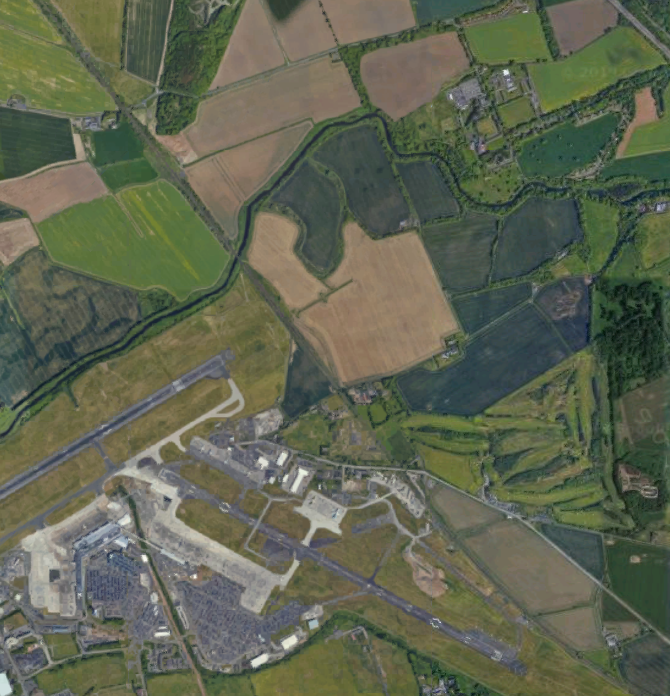
#> input picture images/edinburgh1.png, 670 x 696 px
$ python test_coor_system.py
#> lines starting #> are read from the running program, lines starting #| are printed output that depends on the picture; long printed decimals are rounded
### ImageStitcher.py
import cv2
import numpy as np
import time
from scipy.optimize import minimize
from scipy.optimize import brute
import random
import math
from CoordinateSystem import CoordinateSystem
import sys
from joblib import Parallel, delayed

class ImageStitcher:

    RESIZE_PERCENT = 0.3
    SCALE_ALPHA = 0.5
    SHEAR_ALPHA = 0.5
    DISTANCE_ALPHA = 1000
    ROTATION_ALPHA = 30


    img1 = None
    img2 = None
    img2_canvas_size = None
    h1,h2,w1,w2 = 0,0,0,0
    canvas = None

    best_loss = 0
    best_parameters = [-0.25,-0.25,0,0,0,0, 0,-0.25,-0.25,0,0,0,0,0]

    max_possible_error = 0

    def __init__(self, img1, img2, resize):
        self.img1 = img1
        self.img2 = img2
        random.seed(901)
        if (resize):
            self.img1 = cv2.resize(self.img1,None,fx=self.RESIZE_PERCENT ,fy=self.RESIZE_PERCENT)
            self.img2 = cv2.resize(self.img2,None,fx=self.RESIZE_PERCENT,fy= self.RESIZE_PERCENT)
        self.h1, self.w1 = self.img1.shape[:2]
        self.h2, self.w2 = self.img2.shape[:2]
        self.img2_canvas_size = int(math.sqrt(math.pow(self.h2,2)+math.pow(self.w2,2)))
        self.max_possible_error = 255*3*self.w1*self.h1*self.h2*self.w2*100
        self.best_loss = self.max_possible_error
        print("H1: ",self.h1,"  W1: ",self.w1,"\nH2: ",self.h2,"  W2: ",self.w2)

    def getCornersOfImages(self):
        y_OffsetIMG2 = int((self.img2_canvas_size-self.h2)/2)
        x_OffsetIMG2 = int((self.img2_canvas_size-self.w2)/2)
        rectangle1 = [(0,0),(0,self.h1),(self.w1,self.h1),(self.w1,0)]
        rectangle2 = [(self.w1+x_OffsetIMG2,self.h1+y_OffsetIMG2),(self.w1+x_OffsetIMG2,self.h1+y_OffsetIMG2+self.h2),
        (self.w1+x_OffsetIMG2+self.w2,self.h1+y_OffsetIMG2+self.h2),(self.w1+x_OffsetIMG2+self.w2,self.h1+y_OffsetIMG2)]
        return rectangle1,rectangle2

    def unnormalise(self, parameters):
        s_x,s_y,a,b,thetha,t_x,t_y, s_x1,s_y1,a1,b1,thetha1,t_x1,t_y1 = parameters
        s_x,s_x1 = (s_x+0.75)/0.5, (s_x1+0.75)/0.5
        s_y,s_y1 = (s_y+0.75)/0.5, (s_y1+0.75)/0.5
        a,a1 = a*0.3/0.5, a1*0.3/0.5
        b,b1 = b*0.3/0.5 ,b1*0.3/0.5
        thetha, thetha1 = thetha*360/0.5, thetha1*360/0.5
        h,w = self.canvas.shape[:2]
        t_x, t_x1 = t_x*w/2/0.5, t_x1*w/2/0.5
        t_y, t_y1 = t_y*h/2/0.5, t_y1*h/2/0.5
        return [s_x,s_y,a,b,thetha,t_x,t_y, s_x1,s_y1,a1,b1,thetha1,t_x1,t_y1]

    def regularise(self,parameters, distance):
        scale_alpha = self.SCALE_ALPHA
        shear_aplha = self.SHEAR_ALPHA
        distance_alpha = self.DISTANCE_ALPHA
        rotation_alpha = self.ROTATION_ALPHA
        regularisation = (math.pow(parameters[2],2)+math.pow(parameters[3],2)+math.pow(parameters[9],2)+math.pow(parameters[10],2))*shear_aplha
        + distance*distance_alpha
        + (math.pow(parameters[0],2)+math.pow(parameters[1],2)+math.pow(parameters[7],2)+math.pow(parameters[8],2))*scale_alpha
        + (math.pow(parameters[4],2)+math.pow(parameters[11],2))*rotation_alpha
        return regularisation


    def calculateLoss(self,parameters):
        #sys.stdout.write("\r Parameters:{0}      ☚||||".format(parameters[:]))
        coor_system = CoordinateSystem((len(self.canvas[0])/2,len(self.canvas)/2))
        coor_system.set_canvas(self.canvas.shape[:2])

        parameters = self.unnormalise(parameters)
        coor_system.set_rectangles(self.getCornersOfImages())
        coordinates_of_intersection = coor_system.get_indecies_on_rotate(parameters)
        if (coordinates_of_intersection == -1):
            return self.max_possible_error
        difference = np.square(np.subtract(self.canvas[coordinates_of_intersection[0]],self.canvas[coordinates_of_intersection[1]]))
        loss = np.mean(difference)
        regularisation = self.regularise(parameters, coordinates_of_intersection[2])
        loss = loss + regularisation
        sys.stdout.write("\r  Loss:{0} , Regularisation:{1} ☚||||".format(loss, regularisation))
        # print(loss)
            # + *10
        return loss

    def drawImage(self,param,time):
        param = self.unnormalise(param)
        s_x,s_y,a,b,thetha,t_x,t_y, s_x1,s_y1,a1,b1,thetha1,t_x1,t_y1 = param
        thetha = thetha * math.pi/180
        thetha1 = thetha1 * math.pi/180
        r_cos = math.cos(thetha)
        r_sin = math.sin(thetha)
        r_cos1 = math.cos(thetha1)
        r_sin1 = math.sin(thetha1)
        centrex = self.w1/2
        centrey = self.h1/2

        vis1 = np.zeros((self.h1*2+self.img2_canvas_size,self.w1*2+self.img2_canvas_size,3), dtype=np.uint8)
        vis2 = np.zeros((self.h1*2+self.img2_canvas_size,self.w1*2+self.img2_canvas_size,3), dtype=np.uint8)
        vis2[self.h1+int((self.img2_canvas_size-self.h2)/2):self.h2+self.h1+int((self.img2_canvas_size-self.h2)/2),
        self.w1+int((self.img2_canvas_size-self.w2)/2):self.w1+self.w2+int((self.img2_canvas_size-self.w2)/2),
        :3] = self.img2
        vis1[:self.h1,:self.w1,:3] = self.img1
        h,w = vis1.shape[:2]

        centrex1 = w/2
        centrey1 = h/2

        x_rotate = centrex - centrex * r_cos + centrey * r_sin
        y_rotate = centrey - centrex * r_sin - centrey * r_cos

        x_rotate1 = centrex1 - centrex1 * r_cos1 + centrey1 * r_sin1
        y_rotate1 = centrey1 - centrex1 * r_sin1 - centrey1 * r_cos1

        a11 = s_x*(r_cos-b*r_sin)
        a12 = s_x*(a*r_cos-r_sin)
        a13 = x_rotate*s_x + centrex*(1-s_x) + t_x
        a21 = s_y*(r_sin+b*r_cos)
        a22 = s_y*(a*r_sin+r_cos)
        a23 = y_rotate*s_y + centrey*(1-s_y) + t_y

        M1 = np.float32([[a11,a12, a13],[a21,a22,a23],[0,0,1]])
        vis1 = cv2.warpPerspective(vis1,M1,(w,h))

        a11 = s_x1*(r_cos1-b1*r_sin1)
        a12 = s_x1*(a1*r_cos1-r_sin1)
        a13 = x_rotate1*s_x1 + centrex1*(1-s_x1) + t_x1
        a21 = s_y1*(r_sin1+b1*r_cos1)
        a22 = s_y1*(a1*r_sin1+r_cos1)
        a23 = y_rotate1*s_y1 + centrey1*(1-s_y1) + t_y1

        M2 = np.float32([[a11,a12, a13],[a21,a22,a23],[0,0,1]])
        vis2 =cv2.warpPerspective(vis2,M2,(w,h))
        vis1_without2 = cv2.subtract(vis1,vis2)
        added_image = cv2.addWeighted(vis1_without2,1,vis2,1,0)

        cv2.imwrite("output.jpg",added_image)
        cv2.imshow('image',added_image)
        cv2.waitKey(time)

    def set_canvas(self):
        self.canvas = np.zeros((self.h1*2+self.img2_canvas_size,self.w1*2+self.img2_canvas_size,3), dtype=np.uint8)
        self.canvas[self.h1+int((self.img2_canvas_size-self.h2)/2):self.h2+self.h1+int((self.img2_canvas_size-self.h2)/2),
        self.w1+int((self.img2_canvas_size-self.w2)/2):self.w1+self.w2+int((self.img2_canvas_size-self.w2)/2),
        :3] = self.img2
        self.canvas[:self.h1,:self.w1,:3] = self.img1


    # [119 lines left out: functions clear_previous_iteration, optimese_translations, minimise_translation, optimese_rotation, minimise_rotation, optimese_scale and 5 more, not called in this run]

    def test_one_iter(self, x0):
        print("\n\n\n")
        self.set_canvas()
        h,w = self.canvas.shape[:2]
        savedParameters = [[],[]]
        print("Iteration N: ",1,"/",1)
        loss = self.calculateLoss(x0)
        print(loss)

### CoordinateSystem.py
from shapely.geometry import Polygon
from shapely.geometry import CAP_STYLE
from shapely.geometry import Point
from shapely.affinity import affine_transform
from shapely.affinity import rotate
from shapely.geometry import LineString
from shapely.wkt import loads
from shapely.wkt import dumps
import matplotlib.pyplot as plt
import matplotlib
import math
import numpy as np
from joblib import Parallel, delayed
from matplotlib.path import Path

# import sys
import time
SAMPLING_RATE = 5

class CoordinateSystem:
    rectangle1 = []
    rectangle2 = []
    centreOfRectangle2 = None
    polygon1 = None
    polygon2 = None
    canvas = None

    def __init__(self,centre):
        self.centreOfRectangle2 = centre
        CAP_STYLE.flat

    def set_canvas(self,size):
        h,w = size
        corners = [(0,0),(w-5,0),(w-5,h-5),(0,h-5)]
        self.canvas = Polygon(corners)

    def set_rectangles(self,rectangles):
        # plt.figure(figsize=(9,9))
        # plt.clf()
        # plt.gca().invert_yaxis()
        self.rectangle1, self.rectangle2 = rectangles
        self.polygon1 = Polygon(self.rectangle1)
        self.polygon2 = Polygon(self.rectangle2)
        # [6 lines of commented-out code are left out]

    def satisfaction_test(self):
        return (self.polygon1.within(self.canvas) and self.polygon2.within(self.canvas))

    def get_inverse_matrix(self,M):
        M_matrix = [[M[0],M[1],M[4]],[M[2],M[3],M[5]],[0,0,1]]
        np_matrix = np.matrix(M_matrix)
        np_matrix_inverse = np.array(np_matrix.I)
        M_inverse = [np_matrix_inverse[0][0],np_matrix_inverse[0][1],np_matrix_inverse[1][0],np_matrix_inverse[1][1],np_matrix_inverse[0][2],np_matrix_inverse[1][2]]
        return M_inverse

    def transform(self,M,shape):
        return affine_transform(shape,M)

    def get_intersection_polygon(self):
        # Start = time.time()
        p1 = self.polygon1
        # x1,y1= p1.exterior.xy
        p2 = self.polygon2
        # p2 = loads(dumps(p2, rounding_precision=0))
        # x2,y2= p2.exterior.xy
        intersection = p1.intersection(p2)
        # end = time.time()
        # print("get intersection: ",end-Start ,"\n\n")
        return intersection

    def get_coordinates_in_polygon(self, polygon):
        # Start = time.time()
        p1 = self.polygon1
        if (polygon.area <= p1.area*0.02):
            return -1
        polygon = loads(dumps(polygon, rounding_precision=0))
        rectangle = polygon.exterior.coords
        bounds = self.canvas.bounds
        height = int(bounds[3]) - int(bounds[1])
        width = int(bounds[2]) - int(bounds[0])
        p = Path(rectangle)
        x, y = np.meshgrid(np.arange(height), np.arange(width)) # make a canvas with coordinates
        x, y = x.flatten(), y.flatten()
        points = np.vstack((y,x)).T

        grid = p.contains_points(points)
        mask = grid.reshape(width,height)
        coords = np.nonzero(mask)
        coords = np.array(coords)
        # coordsInTupples = list(tuple(map(tuple, coords.transpose())))
        # end = time.time()
        # print("geting the coornates: ",end-Start,"\n\n" )
        return LineString(coords.T)

    def get_numpy_coords(self, shape):
        coordintes = np.array(shape.xy)
        return coordintes

    def make_image_format_indexing(self,coordintes):
        #0.034s
        # Start = time.time()
        new_format = np.repeat(coordintes,3,1)
        new_format = np.append(new_format,np.array([np.tile(np.array([0,1,2]),int(len(coordintes[0])))]),axis=0)
        new_format = np.around(new_format).astype(int)
        # end = time.time()
        # print("Numpy coornates: ",end-Start,"\n\n")
        return new_format

    def makeImageCoordinateFormat(self,new_format):
        return (new_format[1],new_format[0],new_format[2])

    def construct_transformation_matrix(self,parameters,polygon):
        # st = time.time()
        s_x,s_y,a,b,thetha_degrees,t_x,t_y = parameters
        thetha = thetha_degrees * math.pi/180
        r_cos = math.cos(thetha)
        r_sin = math.sin(thetha)

        centrex, centrey = polygon.centroid.coords.xy
        centrex, centrey = centrex[0], centrey[0]

        x_rotate = centrex - centrex * r_cos + centrey * r_sin
        y_rotate = centrey - centrex * r_sin - centrey * r_cos
        a11 = s_x*(r_cos-b*r_sin)
        a12 = s_x*(a*r_cos-r_sin)
        a13 = x_rotate*s_x + centrex*(1-s_x) + t_x
        a21 = s_y*(r_sin+b*r_cos)
        a22 = s_y*(a*r_sin+r_cos)
        a23 = y_rotate*s_y + centrey*(1-s_y) + t_y

        M = [a11,a12,a21,a22,a13,a23]
        # en= time.time()
        # print("time ",en-st)
        return M

    def squared_distance_between_centres(self):
        centrex1, centrey1 = self.polygon1.centroid.coords.xy
        centrex2, centrey2 = self.polygon2.centroid.coords.xy
        centrex1, centrey1 = centrex1[0], centrey1[0]
        centrex2, centrey2 = centrex2[0], centrey2[0]
        return (centrex1-centrex2)**2+(centrey2-centrey1)**2

    def get_indecies_on_rotate(self, parameters):
        # start = time.time()
        s_x,s_y,a,b,thetha,t_x,t_y, s_x1,s_y1,a1,b1,thetha1,t_x1,t_y1  = parameters
        M1 = self.construct_transformation_matrix((s_x,s_y,a,b,thetha,t_x,t_y),self.polygon1)
        M2 = self.construct_transformation_matrix((s_x1,s_y1,a1,b1,thetha1,t_x1,t_y1),self.polygon2)
        self.polygon1 = self.transform(M1,self.polygon1)
        self.polygon2 = self.transform(M2,self.polygon2)
        sqaured_distance = self.squared_distance_between_centres()
        if (not self.satisfaction_test()):
            return -1
        # [4 lines of commented-out code are left out]
        intersection = self.get_intersection_polygon()
        if (intersection.area < 5.0):
            return -1
        coordintes_of_intersection = self.get_coordinates_in_polygon(intersection)
        # x,y = coordintes_of_intersection.coords.xy
        # plt.plot(x,y,color='green')
        if coordintes_of_intersection == -1:
            return -1
        initialPolygon2 = self.transform(self.get_inverse_matrix(M2),coordintes_of_intersection)
        initialPolygon1 = self.transform(self.get_inverse_matrix(M1),coordintes_of_intersection)
        # [4 lines of commented-out code are left out]
        numpy_coords_1 = self.get_numpy_coords(initialPolygon1)
        numpy_coords_2 = self.get_numpy_coords(initialPolygon2)
        coordinates_in_polygon1 = self.make_image_format_indexing(numpy_coords_1)
        coordinates_in_polygon2 = self.make_image_format_indexing(numpy_coords_2)
        coordinates_in_polygon1 = self.makeImageCoordinateFormat(coordinates_in_polygon1)
        coordinates_in_polygon2 = self.makeImageCoordinateFormat(coordinates_in_polygon2)
        # [6 lines of commented-out code are left out]
        return (coordinates_in_polygon1, coordinates_in_polygon2,sqaured_distance)

### test_coor_system.py
from ImageStitcher import ImageStitcher
import cv2

img1 = cv2.imread('images/edinburgh1.png')
#> img1 is the input picture: shape (696, 670, 3); mean B, G, R 81.1, 100.9, 95.6
img2 = cv2.imread('images/edinburgh2.png')
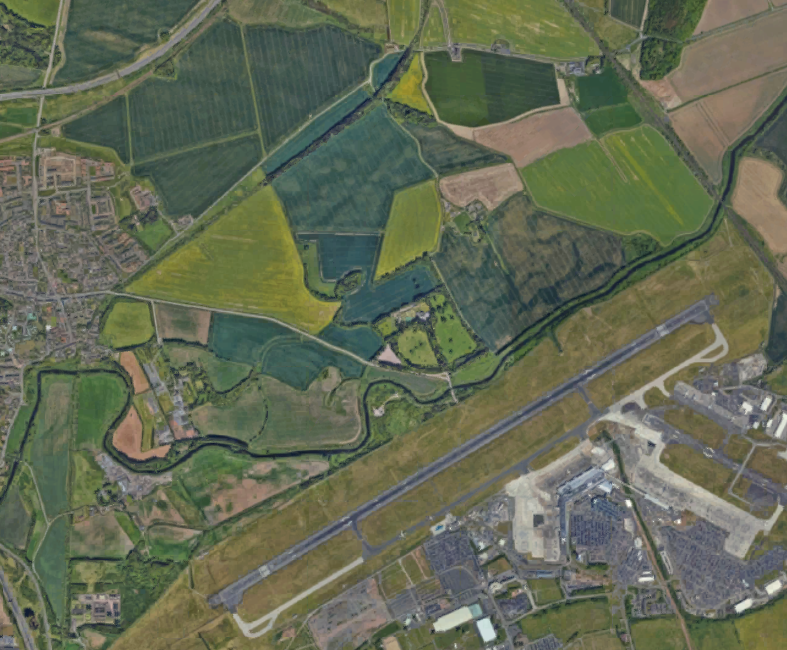
#> input picture images/edinburgh2.png, 787 x 650 px
#> img2 is the input picture: shape (650, 787, 3); mean B, G, R 84.7, 106.1, 99.3

x0 = [-0.25, -0.25, 0.34563513714172267, 0.2590258850678331, 0.3335441034583073, 0.42355297598073405, 0.48179549301640634, -0.25, -0.25, 0.5580510723450648, 0.01811108344407044, 0.34253700649179375, 0.2107917018730573, 0.400710999179696]
# x0 = [-0.25, -0.25, 0.17014250497314776, 0.4378971774634577, 0, 0.3631554746160932, 0.42378292326820755, -0.25, -0.25, 0.3658500688844794, 0.3506367422975808, 0, 0.06394339183165745, 0.064925597015935]
# x0 = [-0.25, -0.25, 0.23111090792040997, 0.35103268568475376, 0.2680568178372328, 0.34830418320049783, 0.36386729435934506, -0.25, -0.25, 0.2432679059950244, 0.3742201548323177, 0.26768782930723156, 0.02732404444928413, 0.22168641994162508]
stitcher =ImageStitcher(img1,img2,False)
#| H1:  696   W1:  670
#| H2:  650   W2:  787
stitcher.set_canvas()
#> in set_canvas, `self.canvas[:self.h1,:self.w1,:3] = self.img1`:
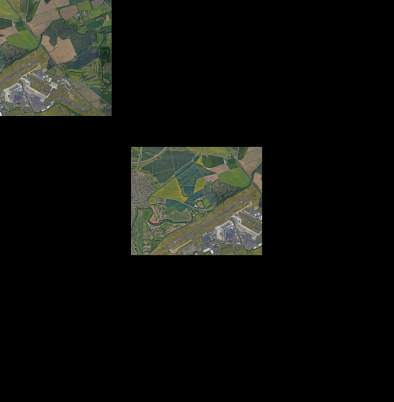
#> self.canvas: shape (2412, 2360, 3) (shown at 1/6 size); mean B, G, R 14.3, 17.8, 16.8
stitcher.test_one_iter(x0)
#> in calculateLoss, `loss = np.mean(difference)`: loss = 59.1
#> in regularise, `regularisation = (math.pow(parameters[2],2)+math.pow(parameters[3],2)+..`: regularisation = 0.0897
#> in calculateLoss, `loss = loss + regularisation`: loss = 59.19
#|   Loss:59.191 , Regularisation:0.0897 ☚||||
#| 59.191
stitcher.drawImage(x0,0)
#> in drawImage, `param = self.unnormalise(param)`: param = [1, 1, 0.207, 0.155, 240.2, 999.6, 1162.1, 1, 1, 0.335, 0.0109, 246.6, 497.5, 966.5]
#> in drawImage, `s_x,s_y,a,b,thetha,t_x,t_y, s_x1,s_y1,a1,b1,thetha1,t_x1,t_y1 = param`: s_x = 1; a = 0.207; b = 0.155; thetha = 240.2; t_x = 999.6; t_y = 1162.1; s_x1 = 1; a1 = 0.335; b1 = 0.0109; thetha1 = 246.6; t_x1 = 497.5; t_y1 = 966.5
#> in drawImage, `thetha = thetha * math.pi/180`: thetha = 4.19
#> in drawImage, `thetha1 = thetha1 * math.pi/180`: thetha1 = 4.3
#> in drawImage, `r_cos = math.cos(thetha)`: r_cos = -0.498
#> in drawImage, `r_sin = math.sin(thetha)`: r_sin = -0.867
#> in drawImage, `r_cos1 = math.cos(thetha1)`: r_cos1 = -0.397
#> in drawImage, `r_sin1 = math.sin(thetha1)`: r_sin1 = -0.918
#> in drawImage, `vis1[:self.h1,:self.w1,:3] = self.img1`:
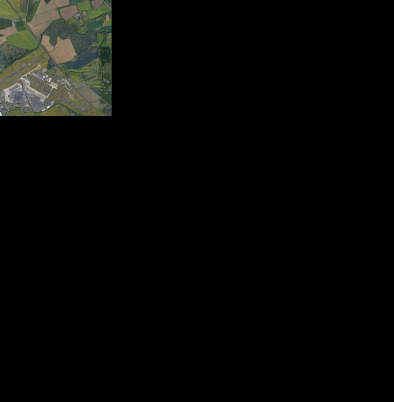
#> vis1: shape (2412, 2360, 3) (shown at 1/6 size); mean B, G, R 6.6, 8.3, 7.8
#> in drawImage, `x_rotate = centrex - centrex * r_cos + centrey * r_sin`: x_rotate = 199.9
#> in drawImage, `y_rotate = centrey - centrex * r_sin - centrey * r_cos`: y_rotate = 811.8
#> in drawImage, `x_rotate1 = centrex1 - centrex1 * r_cos1 + centrey1 * r_sin1`: x_rotate1 = 541.1
#> in drawImage, `y_rotate1 = centrey1 - centrex1 * r_sin1 - centrey1 * r_cos1`: y_rotate1 = 2767.6
#> in drawImage, `a11 = s_x*(r_cos-b*r_sin)`: a11 = -0.363
#> in drawImage, `a12 = s_x*(a*r_cos-r_sin)`: a12 = 0.764
#> in drawImage, `a13 = x_rotate*s_x + centrex*(1-s_x) + t_x`: a13 = 1199.5
#> in drawImage, `a21 = s_y*(r_sin+b*r_cos)`: a21 = -0.945
#> in drawImage, `a22 = s_y*(a*r_sin+r_cos)`: a22 = -0.678
#> in drawImage, `a23 = y_rotate*s_y + centrey*(1-s_y) + t_y`: a23 = 1973.9
#> in drawImage, `M1 = np.float32([[a11,a12, a13],[a21,a22,a23],[0,0,1]])`: M1 = [[-0.363, 0.764, 1199.5], [-0.945, -0.678, 1973.9], [0, 0, 1]]
#> in drawImage, `vis1 = cv2.warpPerspective(vis1,M1,(w,h))`:
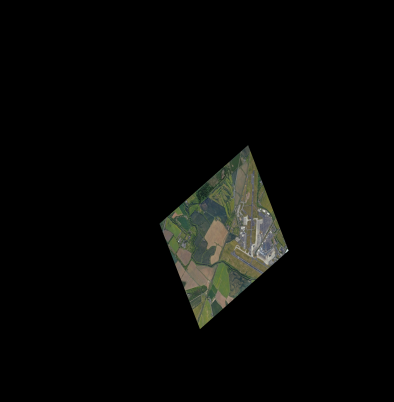
#> vis1: shape (2412, 2360, 3) (shown at 1/6 size); mean B, G, R 6.4, 8, 7.6
#> in drawImage, `a11 = s_x1*(r_cos1-b1*r_sin1)`: a11 = -0.387
#> in drawImage, `a12 = s_x1*(a1*r_cos1-r_sin1)`: a12 = 0.785
#> in drawImage, `a13 = x_rotate1*s_x1 + centrex1*(1-s_x1) + t_x1`: a13 = 1038.6
#> in drawImage, `a21 = s_y1*(r_sin1+b1*r_cos1)`: a21 = -0.922
#> in drawImage, `a22 = s_y1*(a1*r_sin1+r_cos1)`: a22 = -0.704
#> in drawImage, `a23 = y_rotate1*s_y1 + centrey1*(1-s_y1) + t_y1`: a23 = 3734.1
#> in drawImage, `M2 = np.float32([[a11,a12, a13],[a21,a22,a23],[0,0,1]])`: M2 = [[-0.387, 0.785, 1038.6], [-0.922, -0.704, 3734.1], [0, 0, 1]]
#> in drawImage, `vis2 =cv2.warpPerspective(vis2,M2,(w,h))`:
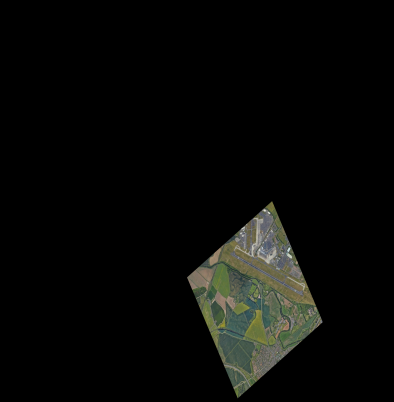
#> vis2: shape (2412, 2360, 3) (shown at 1/6 size); mean B, G, R 7.6, 9.5, 8.9
#> in drawImage, `vis1_without2 = cv2.subtract(vis1,vis2)`:
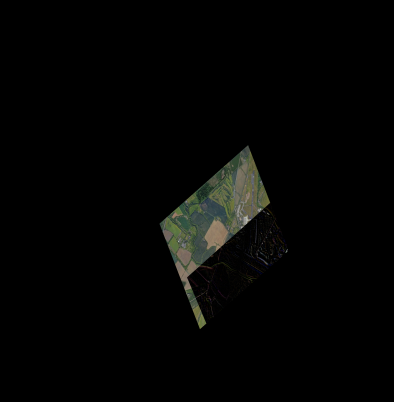
#> vis1_without2: shape (2412, 2360, 3) (shown at 1/6 size); mean B, G, R 3.6, 4.6, 4.3
#> in drawImage, `added_image = cv2.addWeighted(vis1_without2,1,vis2,1,0)`:
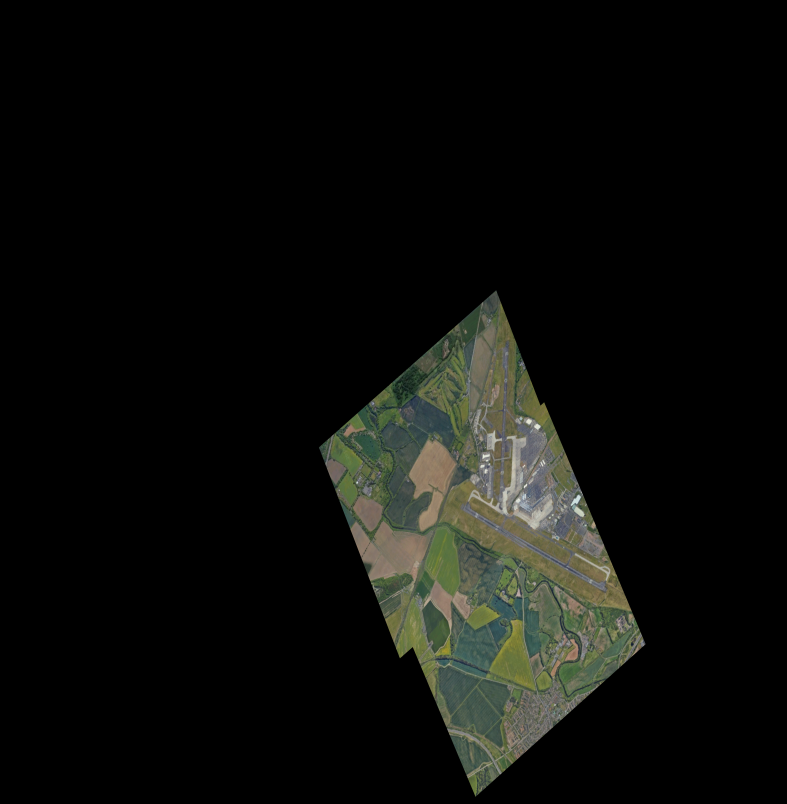
#> added_image: shape (2412, 2360, 3) (shown at 1/3 size); mean B, G, R 11.2, 14.1, 13.2
